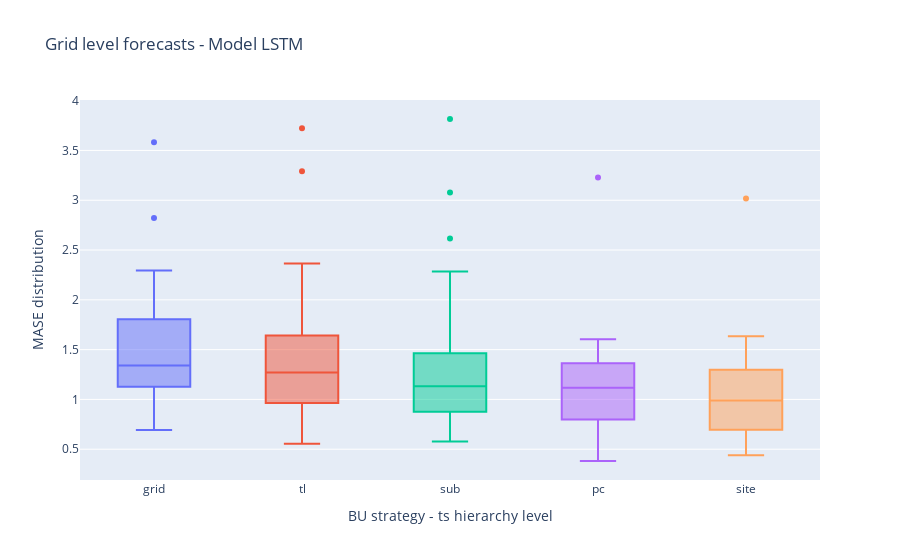

The notebook cell this image was saved under:
### Code cell
fig = go.Figure()
for col in grid_error_dist.keys():
    box_data = grid_error_dist[col]
    fig.add_trace(go.Box(y=box_data, name = col))
fig.update_xaxes(title = 'BU strategy - ts hierarchy level')
fig.update_yaxes(title = 'MASE distribution')
fig.update_layout(title = "Grid level forecasts - Model LSTM", showlegend = False)
